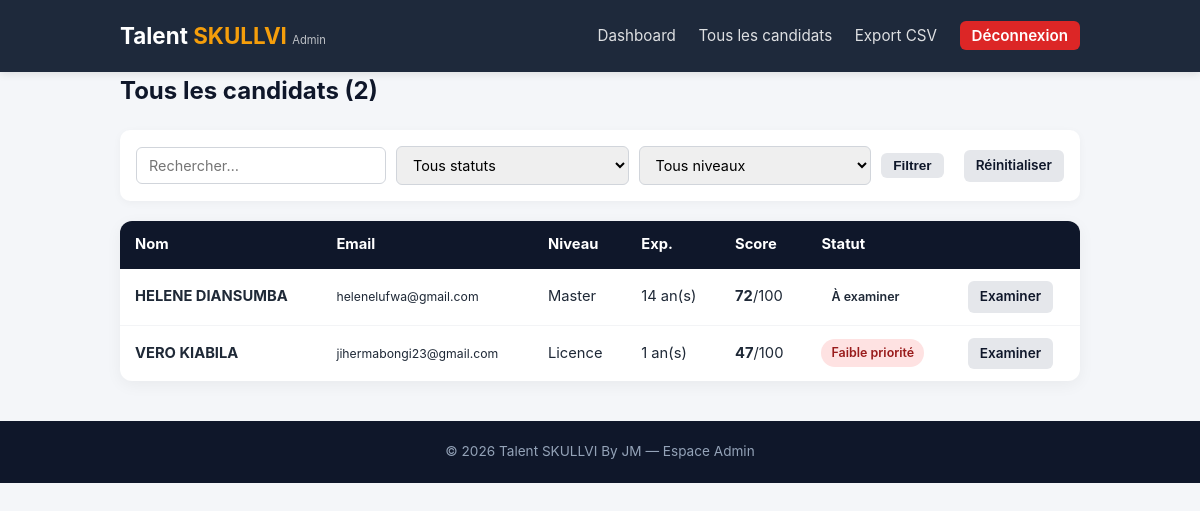
The page /candidats.php (signed in) on the database its author committed.
### tables this page shows
CREATE TABLE `candidats` (
  `id` int(11) NOT NULL,
  `nom` varchar(100) NOT NULL,
  `prenom` varchar(100) NOT NULL,
  `email` varchar(150) NOT NULL,
  `telephone` varchar(30) DEFAULT NULL,
  `niveau_etude` enum('secondaire','licence','master') NOT NULL,
  `experience` int(10) UNSIGNED DEFAULT 0,
  `competences` text NOT NULL,
  `motivation` tinyint(3) UNSIGNED NOT NULL,
  `disponibilite` enum('immediate','partielle','non_disponible') NOT NULL,
  `score` int(10) UNSIGNED DEFAULT 0,
  `statut` enum('Prioritaire','À examiner','Faible priorité') DEFAULT 'À examiner',
  `date_candidature` timestamp NOT NULL DEFAULT current_timestamp()
);

### database.php (called while the page is built, shortened)
<?php
function statut_to_class(string $statut): string
{
    $s = strtolower($statut);
    $s = str_replace(
        ['à','â','ä','é','è','ê','ë','î','ï','ô','ö','ù','û','ü','ç',' '],
        ['a','a','a','e','e','e','e','i','i','o','o','u','u','u','c','-'],
        $s
    );
    return preg_replace('/[^a-z0-9\-]/', '', $s);
}

### candidats.php (the view, shortened to what this page needs)
<?php
require_once __DIR__ . '/auth.php';
$q        = trim($_GET['q'] ?? '');
$params = [];
$sql = "SELECT id, nom, prenom, email, niveau_etude, experience, score, statut, date_candidature
        FROM candidats";
$sql .= " ORDER BY score DESC";
$stmt = $pdo->prepare($sql);
$stmt->execute($params);
$candidats = $stmt->fetchAll();
?>
<!DOCTYPE html>
<html lang="fr">
<head>
    <link rel="stylesheet" href="../assets/css/style.css">
</head>
<body>
<header class="site-header admin-header">
    <div class="container">
        <h1 class="logo">Talent <span>SKULLVI</span> <small>Admin</small></h1>
        <nav>
            <a href="dashboard.php">Dashboard</a>
            <a href="candidats.php" class="active">Tous les candidats</a>
            <a href="export_csv.php">Export CSV</a>
            <a href="../actions/logout_admin.php" class="nav-logout">Déconnexion</a>
        </nav>
    </div>
</header>
<main class="container">
    <h2>Tous les candidats (<?= count($candidats) ?>)</h2>
    <form method="GET" class="filters">
        <input type="text" name="q" placeholder="Rechercher…" value="<?= htmlspecialchars($q) ?>">
        <select name="statut">
            <option value="">Tous statuts</option>
        </select>
        <select name="niveau">
            <option value="">Tous niveaux</option>
        </select>
        <button type="submit" class="btn btn-primary btn-small">Filtrer</button>
        <a href="candidats.php" class="btn btn-secondary btn-small">Réinitialiser</a>
    </form>
    <?php if (empty($candidats)): ?>
        <p class="empty">Aucun candidat trouvé.</p>
    <?php else: ?>
        <table class="table">
            <thead>
                <tr>
                    <th>Nom</th>
                    <th>Email</th>
                    <th>Niveau</th>
                    <th>Exp.</th>
                    <th>Score</th>
                    <th>Statut</th>
                    <th></th>
                </tr>
            </thead>
            <tbody>
                <?php foreach ($candidats as $c): ?>
                    <tr>
                        <td><strong><?= htmlspecialchars($c['prenom'] . ' ' . $c['nom']) ?></strong></td>
                        <td><small><?= htmlspecialchars($c['email']) ?></small></td>
                        <td><?= htmlspecialchars(ucfirst($c['niveau_etude'])) ?></td>
                        <td><?= (int)$c['experience'] ?> an(s)</td>
                        <td><strong><?= (int)$c['score'] ?></strong>/100</td>
                        <td>
                            <span class="badge badge-<?= statut_to_class($c['statut']) ?>">
                                <?= htmlspecialchars($c['statut']) ?>
                            </span>
                        </td>
                        <td><a href="candidat.php?id=<?= (int)$c['id'] ?>" class="btn btn-small">Examiner</a></td>
                    </tr>
                <?php endforeach; ?>
            </tbody>
        </table>
    <?php endif; ?>
</main>
<footer class="site-footer">
    <div class="container">
        <p>&copy; <?= date('Y') ?> Talent SKULLVI By JM — Espace Admin</p>
    </div>
</footer>
</body>
</html>

### style.css (style rules this page uses)
* { box-sizing: border-box; margin: 0; padding: 0; }
body { font-family: -apple-system, BlinkMacSystemFont, "Segoe UI", Roboto, sans-serif; background: #f4f6f9; color: #1f2937; line-height: 1.6; }
.container { max-width: 1000px; margin: 0 auto; padding: 0 20px; }
.site-header { background: #0f172a; color: #fff; padding: 18px 0; box-shadow: 0 2px 8px rgba(0,0,0,0.1); }
.site-header .container { display: flex; justify-content: space-between; align-items: center; flex-wrap: wrap; gap: 12px; }
.logo { font-size: 1.4rem; font-weight: 700; }
.logo span { color: #f59e0b; }
.logo small { font-size: 0.7rem; opacity: 0.7; font-weight: 400; }
.site-header nav a { color: #fff; text-decoration: none; margin-left: 18px; font-size: 0.95rem; opacity: 0.85; transition: opacity 0.2s; }
main { padding: 40px 20px; }
h2 { margin-bottom: 20px; color: #0f172a; }
.btn { display: inline-block; padding: 10px 22px; border-radius: 6px; font-weight: 600; text-decoration: none; border: none; cursor: pointer; font-size: 0.95rem; transition: transform 0.1s, background 0.2s; }
.btn-primary { background: #f59e0b; color: #0f172a; margin-right: 10px; }
.btn-secondary { background: #0f172a; color: #fff; }
.btn-small { padding: 5px 12px; font-size: 0.85rem; background: #e5e7eb; color: #0f172a; }
form { background: #fff; padding: 30px; border-radius: 12px; box-shadow: 0 4px 16px rgba(0,0,0,0.05); }
.table { width: 100%; background: #fff; border-collapse: collapse; border-radius: 12px; overflow: hidden; box-shadow: 0 4px 16px rgba(0,0,0,0.05); }
.table thead { background: #0f172a; color: #fff; }
.table th, .table td { padding: 12px 15px; text-align: left; font-size: 0.92rem; }
.table tbody tr { border-bottom: 1px solid #f3f4f6; }
.table tbody tr:last-child { border-bottom: none; }
.badge { display: inline-block; padding: 4px 10px; border-radius: 20px; font-size: 0.78rem; font-weight: 600; }
.badge-faible-priorite { background: #fee2e2; color: #991b1b; }
.filters { background: #fff; padding: 16px; border-radius: 10px; margin-bottom: 20px; display: flex; flex-wrap: wrap; gap: 10px; align-items: center; box-shadow: 0 2px 8px rgba(0,0,0,0.04); }
.filters input, .filters select { padding: 9px 12px; border: 1px solid #d1d5db; border-radius: 6px; font-size: 0.9rem; font-family: inherit; flex: 1 1 160px; }
.admin-header { background: #1e293b; }
.nav-logout { background: #dc2626; color: #fff !important; padding: 5px 12px; border-radius: 6px; opacity: 1 !important; font-weight: 600; margin-left: 10px; }
.site-footer { background: #0f172a; color: #94a3b8; padding: 20px 0; text-align: center; font-size: 0.85rem; margin-top: 40px; }

### rows shown on the page
candidats: prenom+nom "HELENE DIANSUMBA", email "helenelufwa@gmail.com", niveau_etude "Master", experience "14", score "72", statut "À examiner"
candidats: prenom+nom "VERO KIABILA", email "jihermabongi23@gmail.com", niveau_etude "Licence", experience "1", score "47", statut "Faible priorité"

### other values the page prints
count($candidats) "2"
